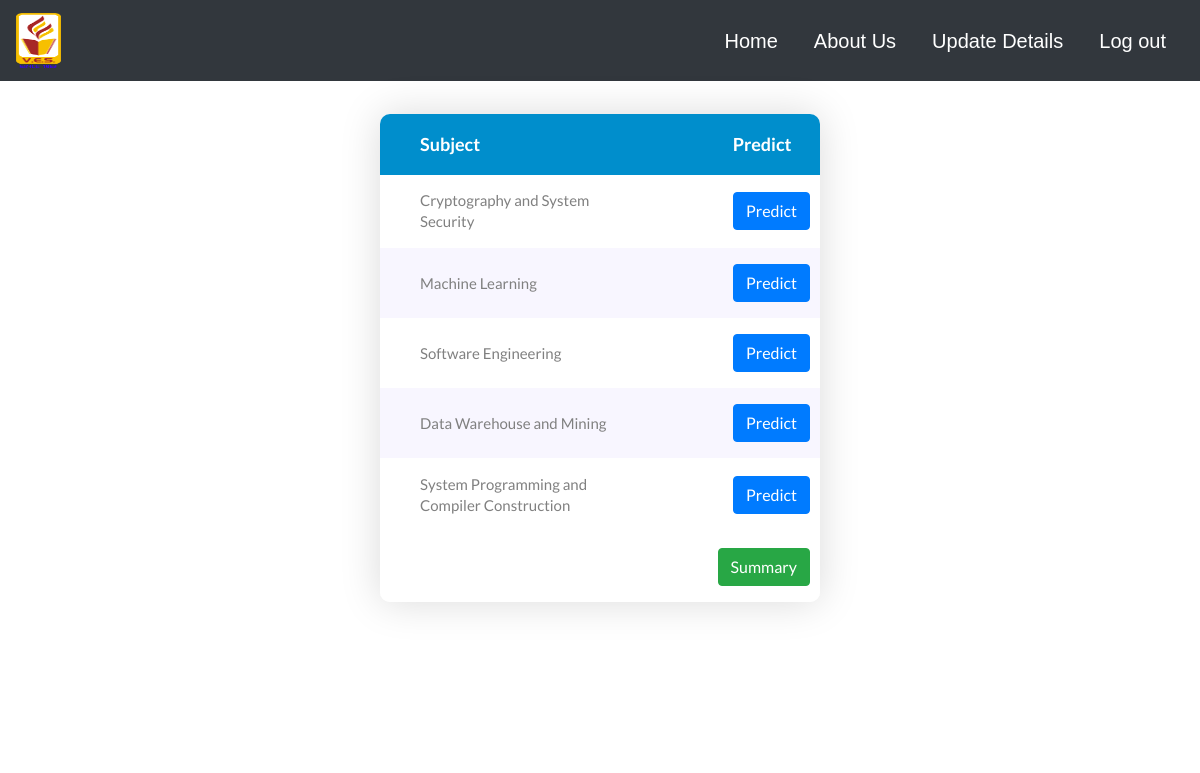
Page /predict.php (signed in) on the committed database.
### tables this page shows
CREATE TABLE `subject` (
  `subject_id` int NOT NULL,
  `subject_name` varchar(50) NOT NULL
);

### predict.php (the view, shortened to what this page needs)
<!DOCTYPE html>
<html lang="en">
<head>
	<link rel="stylesheet" type="text/css" href="vendor/bootstrap/css/bootstrap.min.css">
	<link rel="stylesheet" type="text/css" href="fonts/font-awesome-4.7.0/css/font-awesome.min.css">
	<link rel="stylesheet" type="text/css" href="vendor/animate/animate.css">
	<link rel="stylesheet" type="text/css" href="vendor/select2/select2.min.css">
	<link rel="stylesheet" type="text/css" href="vendor/perfect-scrollbar/perfect-scrollbar.css">
	<link rel="stylesheet" type="text/css" href="css/util.css">
	<link rel="stylesheet" type="text/css" href="css/main.css">
</head>
<?php
    include 'dbconnect.php';
	$stud_id=$_SESSION['stud_id'];
    $sql1= "SELECT Subject_Id, Subject_name from subject Natural join relation where class_name=(SELECT Class from student where Student_Id=$stud_id)";
     $result1=mysqli_query($con,$sql1);
     ?>
<body>
<?php
	include "studentnav.php"
?>
	<div class="limiter" style="width: 500px;">
		<div class="container-table100">
			<div class="wrap-table100">
				<div class="table100 ver1 m-b-110">
					<form action="stumarks.php" method="POST">
					<div class="table100-head">
						<table>
							<thead>
								<tr class="row100 head">
									<th class="cell100 column2" style="padding-left: 40px;">Subject</th>
                                    <th class="cell100 column2" style="padding-left: 14rem;">Predict</th>
								</tr>
							</thead>
						</table>
					</div>
					<div class="table100-body js-pscroll">
						<table>
							<tbody>
								<?php
    							while($row1=mysqli_fetch_array($result1)){?>
								<tr class="row100 body">
									<td class="cell100 column2" style="padding-left: 40px;"><p name="sub1[]"><?php echo $row1['Subject_name'];$sub_name='"'.$row1['Subject_name'].'"' ?></p>
									<td class="cell100 column2"> <button type="button" data-toggle="modal" data-target="#exampleModal" id="submit" class="btn btn-primary pull-right" onclick='select_and_pass(<?php echo $row1["Subject_Id"].",$stud_id,".$sub_name; ?>)'>Predict</button></td>
								<?php } ?>
								</tr>
								<tr class="row100 body">
									<td class="cell100 column2" style="padding-left: 40px;"><p></p>
									<td class="cell100 column2"> <button type="button" class="btn btn-success pull-right" onclick="window.location.href='allpredictions.php'">Summary</button></td>
								</tr>
							</tbody>
						</table>
					</div>
					</form>
				</div>
			</div>
		</div>
	</div>
</body>
</html>

### css/main.css (style rules this page uses)
* { margin: 0px; padding: 0px; box-sizing: border-box; }
body, html { height: 100%; font-family: sans-serif; }
p { margin: 0px; }
button { outline: none !important; border: none; background: transparent; }
.js-pscroll { position: relative; overflow: hidden; }
.limiter { width: 1366px; margin: 0 auto; }
.container-table100 { width: 100%; min-height: 80vh; background: #fff; display: -webkit-box; display: -webkit-flex; display: -moz-box; display: -ms-flexbox; display: flex; align-items: center; justify-content: center; flex-wrap: wrap; padding: 33px 30px; }
.wrap-table100 { width: 1170px; }
.table100 { background-color: #fff; }
table { width: 100%; }
th, td { font-weight: unset; padding-right: 10px; }
.column2 { width: 13%; }
.table100-head th { padding-top: 18px; padding-bottom: 18px; }
.table100-body td { padding-top: 16px; padding-bottom: 16px; }
.table100 { position: relative; padding-top: 60px; }
.table100-head { position: absolute; width: 100%; top: 0; left: 0; }
.table100-body { max-height: 585px; overflow: auto; }
.table100.ver1 th { font-family: Lato-Bold; font-size: 18px; color: #fff; line-height: 1.4; background-color: #008ECC; }
.table100.ver1 td { font-family: Lato-Regular; font-size: 15px; color: #808080; line-height: 1.4; }
.table100.ver1 .table100-body tr:nth-child(even) { background-color: #f8f6ff; }
.table100.ver1 .table100-body tr:last-child { background-color: #fff; }
.table100.ver1 { border-radius: 10px; overflow: hidden; box-shadow: 0 0px 40px 0px rgba(0, 0, 0, 0.15); -moz-box-shadow: 0 0px 40px 0px rgba(0, 0, 0, 0.15); -webkit-box-shadow: 0 0px 40px 0px rgba(0, 0, 0, 0.15); -o-box-shadow: 0 0px 40px 0px rgba(0, 0, 0, 0.15); -ms-box-shadow: 0 0px 40px 0px rgba(0, 0, 0, 0.15); }
.pull-right { float: right; }

### rows in the picture
subject: subject_name "Cryptography and System Security"
subject: subject_name "Machine Learning"
subject: subject_name "Software Engineering"
subject: subject_name "Data Warehouse and Mining"
subject: subject_name "System Programming and Compiler Construction"
